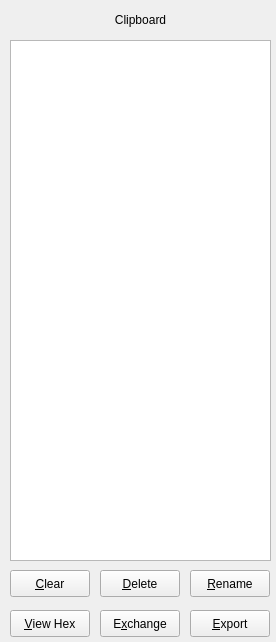
<ui version="4.0" >
 <author>Steve Merrony</author>
 <class>ClipboardForm</class>
 <widget class="QWidget" name="ClipboardForm" >
  <property name="geometry" >
   <rect>
    <x>0</x>
    <y>0</y>
    <width>276</width>
    <height>642</height>
   </rect>
  </property>
  <property name="windowTitle" >
   <string>Form</string>
  </property>
  <widget class="QListWidget" name="clipboard_listWidget" >
   <property name="geometry" >
    <rect>
     <x>10</x>
     <y>40</y>
     <width>261</width>
     <height>521</height>
    </rect>
   </property>
  </widget>
  <widget class="QLabel" name="label" >
   <property name="geometry" >
    <rect>
     <x>10</x>
     <y>10</y>
     <width>261</width>
     <height>20</height>
    </rect>
   </property>
   <property name="text" >
    <string>Clipboard</string>
   </property>
   <property name="alignment" >
    <set>Qt::AlignCenter</set>
   </property>
  </widget>
  <widget class="QPushButton" name="clearClipboard_pushButton" >
   <property name="enabled" >
    <bool>true</bool>
   </property>
   <property name="geometry" >
    <rect>
     <x>10</x>
     <y>570</y>
     <width>80</width>
     <height>27</height>
    </rect>
   </property>
   <property name="text" >
    <string>&amp;Clear</string>
   </property>
  </widget>
  <widget class="QPushButton" name="deleteClipboard_pushButton" >
   <property name="enabled" >
    <bool>true</bool>
   </property>
   <property name="geometry" >
    <rect>
     <x>100</x>
     <y>570</y>
     <width>80</width>
     <height>27</height>
    </rect>
   </property>
   <property name="text" >
    <string>&amp;Delete</string>
   </property>
  </widget>
  <widget class="QPushButton" name="renameClipboard_pushButton" >
   <property name="enabled" >
    <bool>true</bool>
   </property>
   <property name="geometry" >
    <rect>
     <x>190</x>
     <y>570</y>
     <width>80</width>
     <height>27</height>
    </rect>
   </property>
   <property name="text" >
    <string>&amp;Rename</string>
   </property>
  </widget>
  <widget class="QPushButton" name="viewHexClipboard_pushButton" >
   <property name="enabled" >
    <bool>true</bool>
   </property>
   <property name="geometry" >
    <rect>
     <x>10</x>
     <y>610</y>
     <width>80</width>
     <height>27</height>
    </rect>
   </property>
   <property name="text" >
    <string>&amp;View Hex</string>
   </property>
  </widget>
  <widget class="QPushButton" name="exchangeClipboard_pushButton" >
   <property name="enabled" >
    <bool>true</bool>
   </property>
   <property name="geometry" >
    <rect>
     <x>100</x>
     <y>610</y>
     <width>80</width>
     <height>27</height>
    </rect>
   </property>
   <property name="toolTip" >
    <string>Share/store Patch in the Patch Exchange</string>
   </property>
   <property name="text" >
    <string>E&amp;xchange</string>
   </property>
  </widget>
  <widget class="QPushButton" name="exportClipboard_pushButton" >
   <property name="enabled" >
    <bool>true</bool>
   </property>
   <property name="geometry" >
    <rect>
     <x>190</x>
     <y>610</y>
     <width>80</width>
     <height>27</height>
    </rect>
   </property>
   <property name="toolTip" >
    <string>Export Patch to File</string>
   </property>
   <property name="text" >
    <string>&amp;Export</string>
   </property>
  </widget>
 </widget>
 <resources/>
 <connections/>
</ui>
